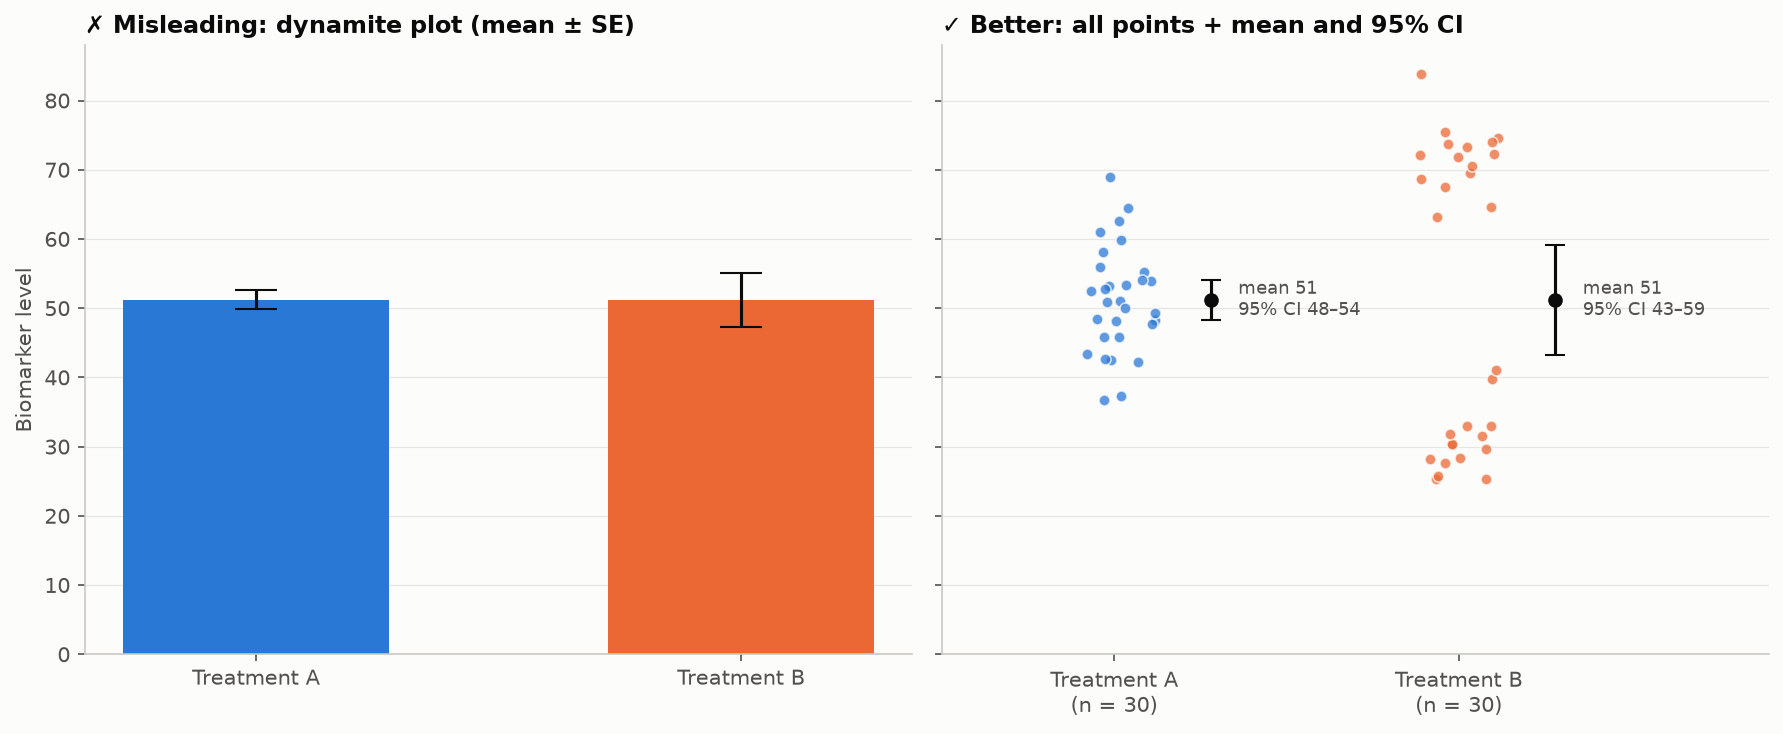

Write the Python code that produced this figure.
"""
Dynamite Plot vs. Points + Confidence Interval  -  family: Bad vs. good

DESIGN PURPOSE
A "dynamite plot" (bar of the mean plus a standard-error whisker) shows only
two numbers per group and hides the data. Groups with the same mean but
completely different distributions (bimodal, skewed, with outliers, tiny n)
look identical. The bar also suggests that values fill the area from zero up
to the mean, which they do not, and SE whiskers are routinely misread as data
spread or as confidence intervals.

WHEN TO USE
  - Show the raw data points (jittered or beeswarm) with the mean and 95% CI
    on top for small-to-moderate n
  - Use box, violin or raincloud plots for larger samples
  - State the interval type and n in the chart

AVOID WHEN
  - Bar charts of means for continuous measurements, common in lab and
    clinical papers
  - Error bars without saying whether they are SD, SE or CI

ALTERNATIVES
  - Strip / beeswarm plot with mean ± 95% CI
  - Box plot or raincloud plot
  - Estimation plot (effect size with CI)

EXAMPLE
A biomarker measured in two treatment groups of 30 patients, with the same
mean but a unimodal vs. a bimodal response.

Run:  python dynamite_plot.py
"""
import sys
from pathlib import Path

import numpy as np
import pandas as pd
import matplotlib.pyplot as plt

# Library style: categorical colors in fixed order, recessive axes, hairline grid.
PALETTE = ["#2a78d6", "#eb6834", "#1baf7a", "#eda100",
           "#e87ba4", "#008300", "#6250d6", "#e34948"]
SEQ_CMAP = "Blues"      # sequential: one hue, light -> dark
DIV_CMAP = "RdBu_r"     # diverging: two opposite hues, neutral midpoint
GRAY = "#b8b7b1"        # de-emphasised marks
plt.rcParams.update({
    "figure.figsize": (8, 4.8), "figure.dpi": 110, "figure.facecolor": "#fcfcfb",
    "axes.facecolor": "#fcfcfb", "axes.edgecolor": "#c9c8c3", "axes.linewidth": 0.8,
    "axes.spines.top": False, "axes.spines.right": False,
    "axes.grid": True, "grid.color": "#e6e5e1", "grid.linewidth": 0.6, "axes.axisbelow": True,
    "axes.prop_cycle": plt.cycler(color=PALETTE),
    "axes.titlesize": 13, "axes.titleweight": "bold", "axes.titlelocation": "left",
    "axes.labelcolor": "#52514e", "xtick.color": "#52514e", "ytick.color": "#52514e",
    "text.color": "#0b0b0b", "font.size": 10, "lines.linewidth": 2,
    "legend.frameon": False,
})

from scipy import stats

# --- Example data ------------------------------------------------------------
rng = np.random.default_rng(30)
a = rng.normal(50, 8, 30)
b = np.concatenate([rng.normal(30, 5, 15), rng.normal(70, 5, 15)])
b = b - b.mean() + a.mean()   # force identical means
df = pd.DataFrame({"group": ["Treatment A"] * 30 + ["Treatment B"] * 30,
                   "value": np.concatenate([a, b])})
df.groupby("group")["value"].agg(["count", "mean", "std", "sem"]).round(1)

# --- Plot --------------------------------------------------------------------
fig, (ax1, ax2) = plt.subplots(1, 2, figsize=(12, 5), sharey=True)
groups = ["Treatment A", "Treatment B"]
summary = df.groupby("group")["value"].agg(["mean", "sem", "count"]).loc[groups]

# Misleading: bar of means + SE whisker.
ax1.bar(groups, summary["mean"], yerr=summary["sem"], color=[PALETTE[0], PALETTE[1]],
        width=0.55, capsize=10, error_kw=dict(elinewidth=1.5, ecolor="#0b0b0b"))
ax1.set_ylabel("Biomarker level")
ax1.set_title("✗ Misleading: dynamite plot (mean ± SE)", fontsize=11.5)
ax1.grid(axis="x", visible=False)

# Better: every point + mean and 95% CI, n labeled.
for i, g in enumerate(groups):
    vals = df.loc[df["group"] == g, "value"].to_numpy()
    jitter = rng.uniform(-0.12, 0.12, len(vals))
    ax2.scatter(i + jitter, vals, s=28, color=PALETTE[i], alpha=0.75,
                edgecolor="#fcfcfb", linewidth=0.8, zorder=2)
    m = vals.mean()
    lo, hi = stats.t.interval(0.95, len(vals) - 1, loc=m, scale=stats.sem(vals))
    ax2.errorbar(i + 0.28, m, yerr=[[m - lo], [hi - m]], fmt="o", color="#0b0b0b",
                 capsize=5, markersize=6, linewidth=1.5, zorder=3)
    ax2.text(i + 0.36, m, f"mean {m:.0f}\n95% CI {lo:.0f}–{hi:.0f}", va="center", fontsize=8.5,
             color="#52514e")
ax2.set_xticks([0, 1], [f"{g}\n(n = {int(summary.loc[g, 'count'])})" for g in groups])
ax2.set_xlim(-0.5, 1.9)
ax2.set_title("✓ Better: all points + mean and 95% CI", fontsize=11.5)
ax2.grid(axis="x", visible=False)
fig.tight_layout()

# --- Save / show -------------------------------------------------------------
out = Path(__file__).with_name(Path(__file__).stem + ".png")
fig.savefig(out, dpi=150, bbox_inches="tight")
print(f"saved {out}")
if "--no-show" not in sys.argv:
    plt.show()
